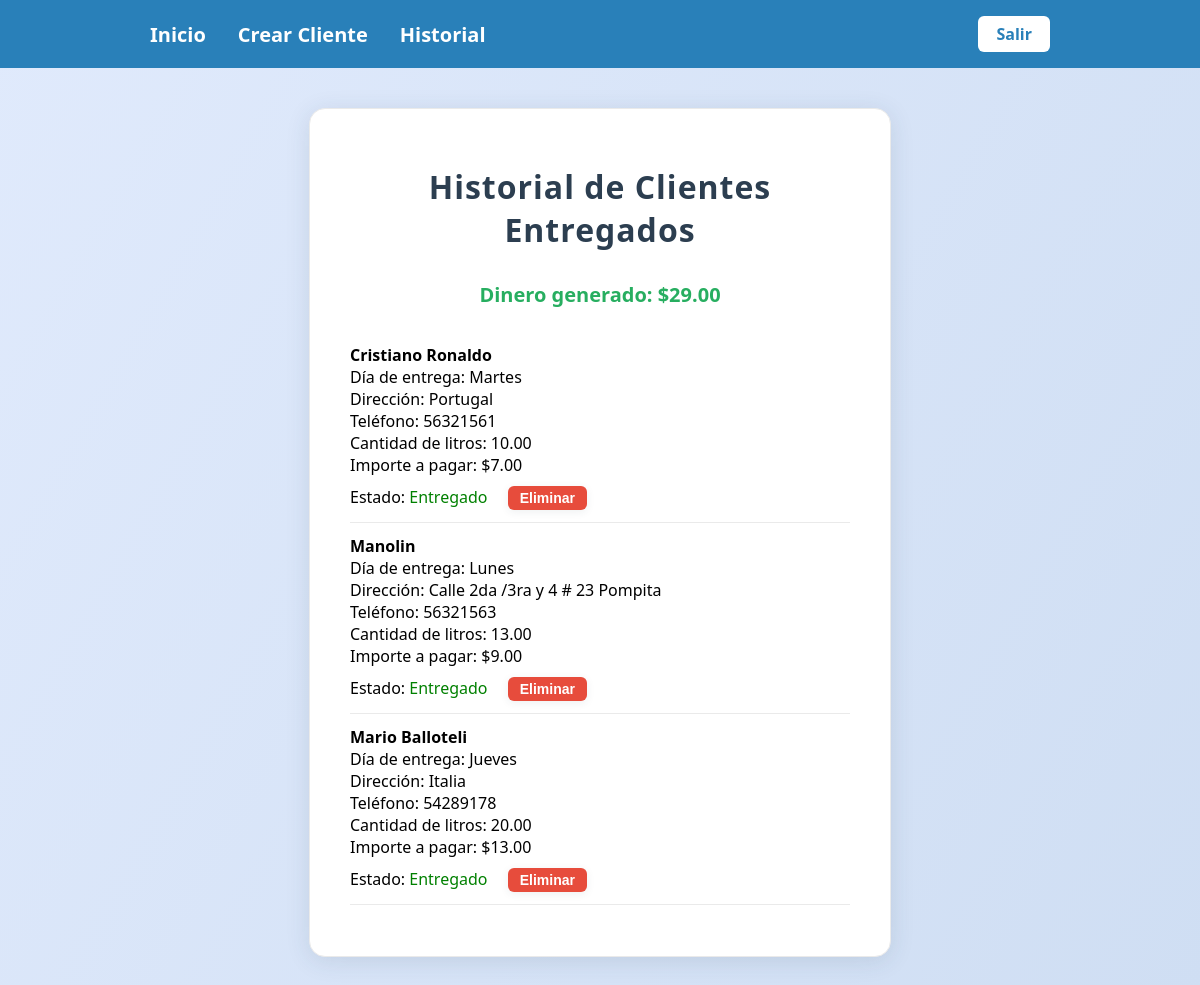
/historial/ (signed in), run on the app's committed database.
### clientes/models.py (models this page shows, shortened)
class Clientes(models.Model):
    nombre = models.CharField(max_length=100)
    direccion = models.TextField(blank=True, null=True)
    cantidad_de_litros = models.DecimalField(max_digits=10, decimal_places=2)
    numero_de_telefono = models.CharField(max_length=20, blank=True, null=True)
    fecha_de_entrega = models.CharField(max_length=20, help_text="Día de la semana para la entrega")
    importe_a_pagar = models.DecimalField(max_digits=10, decimal_places=2)
    done = models.BooleanField(default=False)

### clientes/views.py (the view)
# urls.py: path('historial/', historial, name='historial'),
@login_required(login_url='clientes:login')
def historial(request):
    if request.method == 'POST':
        cliente_id = request.POST.get('cliente_id')
        accion = request.POST.get('accion')
        if cliente_id and accion == 'eliminar':
            cliente = Clientes.objects.get(id=cliente_id)
            cliente.delete()
    clientes = Clientes.objects.filter(done=True)
    total_importe = sum([c.importe_a_pagar for c in clientes])
    return render(request, 'historial.html', {'clientes': clientes, 'total_importe': total_importe})

### clientes/templates/historial.html (shortened to what this page needs)
{% extends 'layout.html' %}
{% block content %}
    <div class="form-container" style="margin-top:40px;">
        <h1>Historial de Clientes Entregados</h1>
        {% if clientes %}
            <div style="margin-bottom:24px; text-align:center;">
                <span style="font-size:20px; color:#27ae60; font-weight:600;">Dinero generado: ${{ total_importe }}</span>
            </div>
            <ul style="list-style:none; padding:0;">
                {% for cliente in clientes %}
                    <li style="padding:12px 0; border-bottom:1px solid #eaeaea;">
                        <strong>{{ cliente.nombre }}</strong><br>
                        Día de entrega: {{ cliente.fecha_de_entrega }}<br>
                        Dirección: {{ cliente.direccion }}<br>
                        Teléfono: {{ cliente.numero_de_telefono }}<br>
                        Cantidad de litros: {{ cliente.cantidad_de_litros }}<br>
                        Importe a pagar: ${{ cliente.importe_a_pagar }}<br>
                        Estado: <span style="color:green;">Entregado</span>
                        <form method="post" style="display:inline; margin-left:16px;">
                            <button type="submit" onclick="return confirm('¿Seguro que deseas eliminar este cliente del historial?');" style="background:#e74c3c; color:#fff; border:none; padding:4px 12px; border-radius:6px; cursor:pointer; font-size:14px;">Eliminar</button>
                        </form>
                    </li>
                {% endfor %}
            </ul>
        {% else %}
            <p style="text-align:center; color:#888;">No hay clientes entregados aún.</p>
        {% endif %}
    </div>
{% endblock %}

### clientes/templates/layout.html (shortened to what this page needs)
<!DOCTYPE html>
<html lang="es">
<head>
    {% load static %}
    <link rel="stylesheet" href="{% static 'style.css' %}">
</head>
<body>
    <nav style="background:#2980b9; padding:16px 0; margin-bottom:32px;">
        <div style="max-width:900px; margin:0 auto; display:flex; gap:32px; align-items:center;">
            <a href="{% url 'clientes:home' %}" style="color:#fff; font-weight:600; text-decoration:none; font-size:20px;">Inicio</a>
            <a href="{% url 'clientes:form' %}" style="color:#fff; font-weight:600; text-decoration:none; font-size:20px;">Crear Cliente</a>
            <a href="{% url 'clientes:historial' %}" style="color:#fff; font-weight:600; text-decoration:none; font-size:20px;">Historial</a>
            {% if user.is_authenticated %}
                <a href="{% url 'clientes:logout' %}" style="margin-left:auto; background:#fff; color:#2980b9; padding:7px 18px; border-radius:6px; text-decoration:none; font-weight:600;">Salir</a>
            {% endif %}
        </div>
    </nav>
    <main style="max-width:900px; margin:0 auto;">
        {% block content %}{% endblock %}
    </main>
</body>
</html>

### clientes/static/style.css (style rules this page uses)
body { background: linear-gradient(120deg, #e0eafc 0%, #cfdef3 100%); font-family: 'Segoe UI', 'Roboto', Arial, sans-serif; margin: 0; padding: 0; }
h1 { text-align: center; color: #2c3e50; margin-bottom: 30px; letter-spacing: 1px; }
.form-container { max-width: 500px; margin: 40px auto; background: #fff; padding: 35px 40px; border-radius: 16px; box-shadow: 0 4px 24px rgba(44, 62, 80, 0.12); border: 1px solid #eaeaea; }
.form-container button { background: linear-gradient(90deg, #2980b9 0%, #6dd5fa 100%); color: white; border: none; padding: 12px 0; border-radius: 7px; font-size: 17px; font-weight: 600; cursor: pointer; margin-top: 10px; box-shadow: 0 2px 8px rgba(44, 62, 80, 0.08); transition: background 0.2s; }

### data on the page
Clientes: nombre "Cristiano Ronaldo", fecha_de_entrega "Martes", direccion "Portugal", numero_de_telefono "56321561", cantidad_de_litros "10.00", importe_a_pagar "7.00"
Clientes: nombre "Manolin", fecha_de_entrega "Lunes", direccion "Calle 2da /3ra y 4 # 23 Pompita", numero_de_telefono "56321563", cantidad_de_litros "13.00", importe_a_pagar "9.00"
Clientes: nombre "Mario Balloteli", fecha_de_entrega "Jueves", direccion "Italia", numero_de_telefono "54289178", cantidad_de_litros "20.00", importe_a_pagar "13.00"

### other printed values
{{ total_importe }} "29.00"
